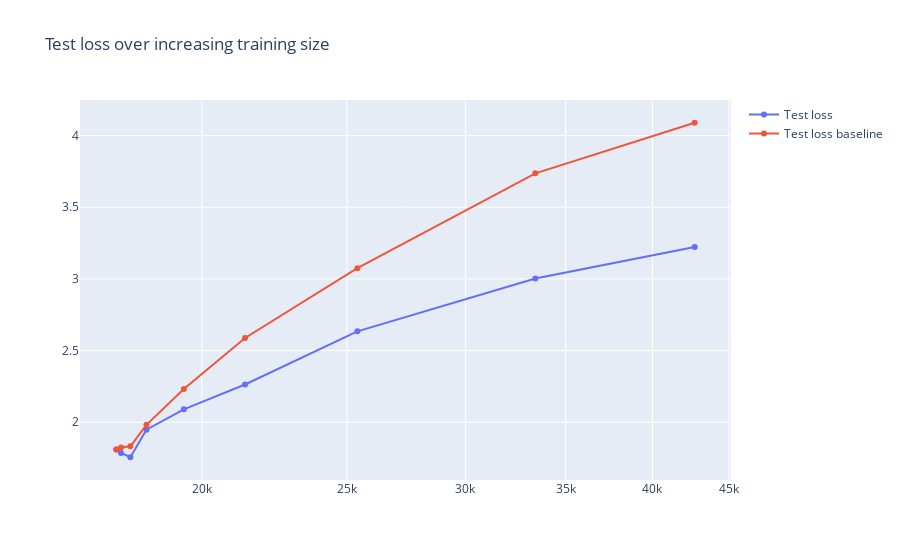

This figure's notebook cell:
### Code cell
fig = go.Figure()
fig.add_trace(go.Scatter(x=round_stats_model.total_samples, y=round_stats_model.test_loss, name="Test loss"))
fig.add_trace(go.Scatter(x=round_stats_baseline.total_samples, y=round_stats_baseline.test_loss, name="Test loss baseline"))
fig.update_xaxes(type="log")
fig.update_layout(title_text="Test loss over increasing training size")

fig.show()

### Figure 1 — Plotly figure (JSON) as saved in the notebook; plotly's stock layout.template omitted (floating-point values rounded to 4 significant figures)
{"data": [{"name": "Test loss", "type": "scatter", "x": [17536, 17664, 17920, 18368, 19456, 21376, 25408, 33408, 42688], "y": [1.809, 1.786, 1.755, 1.948, 2.09, 2.263, 2.634, 3.003, 3.222]}, {"name": "Test loss baseline", "type": "scatter", "x": [17536, 17664, 17920, 18368, 19456, 21376, 25408, 33408, 42688], "y": [1.809, 1.824, 1.832, 1.982, 2.232, 2.588, 3.075, 3.736, 4.09]}], "layout": {"title": {"text": "Test loss over increasing training size"}, "xaxis": {"type": "log"}}}
